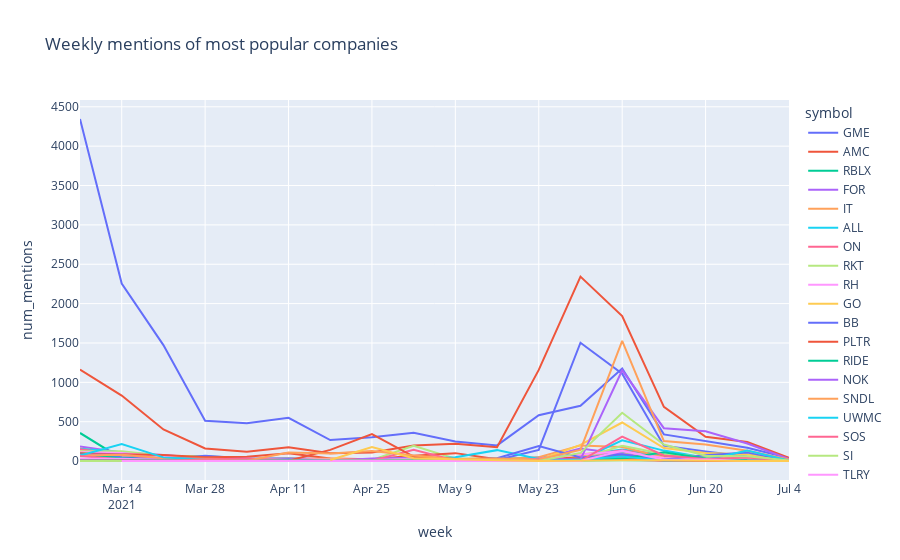

Write notebook code for a chart like this one.
### Code cell
top_symbols = mentions_weekly.loc[mentions_weekly['num_mentions'] > 100]['symbol'].unique()
top_mentions_weekly = mentions_weekly.loc[mentions_weekly['symbol'].isin(top_symbols)]
fig = px.line(top_mentions_weekly, x="week", y="num_mentions", line_group="symbol", color="symbol", title="Weekly mentions of most popular companies")
fig.show()

### Figure 1 — Plotly figure (JSON) as saved in the notebook; plotly's stock layout.template omitted (floating-point values rounded to 4 significant figures)
{"data": [{"hovertemplate": "symbol=GME<br>week=%{x}<br>num_mentions=%{y}<extra></extra>", "legendgroup": "GME", "line": {"color": "#636efa", "dash": "solid"}, "mode": "lines", "name": "GME", "orientation": "v", "showlegend": true, "type": "scatter", "x": ["2021-03-07T00:00:00+00:00", "2021-03-14T00:00:00+00:00", "2021-03-21T00:00:00+00:00", "2021-03-28T00:00:00+00:00", "2021-04-04T00:00:00+00:00", "2021-04-11T00:00:00+00:00", "2021-04-18T00:00:00+00:00", "2021-04-25T00:00:00+00:00", "2021-05-02T00:00:00+00:00", "2021-05-09T00:00:00+00:00", "2021-05-16T00:00:00+00:00", "2021-05-23T00:00:00+00:00", "2021-05-30T00:00:00+00:00", "2021-06-06T00:00:00+00:00", "2021-06-13T00:00:00+00:00", "2021-06-20T00:00:00+00:00", "2021-06-27T00:00:00+00:00", "2021-07-04T00:00:00+00:00"], "xaxis": "x", "y": [4345, 2255, 1473, 512, 481, 550, 267, 304, 359, 249, 199, 582, 703, 1176, 339, 256, 168, 39], "yaxis": "y"}, {"hovertemplate": "symbol=AMC<br>week=%{x}<br>num_mentions=%{y}<extra></extra>", "legendgroup": "AMC", "line": {"color": "#EF553B", "dash": "solid"}, "mode": "lines", "name": "AMC", "orientation": "v", "showlegend": true, "type": "scatter", "x": ["2021-03-07T00:00:00+00:00", "2021-03-14T00:00:00+00:00", "2021-03-21T00:00:00+00:00", "2021-03-28T00:00:00+00:00", "2021-04-04T00:00:00+00:00", "2021-04-11T00:00:00+00:00", "2021-04-18T00:00:00+00:00", "2021-04-25T00:00:00+00:00", "2021-05-02T00:00:00+00:00", "2021-05-09T00:00:00+00:00", "2021-05-16T00:00:00+00:00", "2021-05-23T00:00:00+00:00", "2021-05-30T00:00:00+00:00", "2021-06-06T00:00:00+00:00", "2021-06-13T00:00:00+00:00", "2021-06-20T00:00:00+00:00", "2021-06-27T00:00:00+00:00", "2021-07-04T00:00:00+00:00"], "xaxis": "x", "y": [1163, 832, 401, 160, 120, 176, 99, 110, 199, 219, 176, 1158, 2343, 1841, 688, 309, 243, 42], "yaxis": "y"}, {"hovertemplate": "symbol=RBLX<br>week=%{x}<br>num_mentions=%{y}<extra></extra>", "legendgroup": "RBLX", "line": {"color": "#00cc96", "dash": "solid"}, "mode": "lines", "name": "RBLX", "orientation": "v", "showlegend": true, "type": "scatter", "x": ["2021-03-07T00:00:00+00:00", "2021-03-14T00:00:00+00:00", "2021-03-21T00:00:00+00:00", "2021-04-04T00:00:00+00:00", "2021-04-11T00:00:00+00:00", "2021-04-18T00:00:00+00:00", "2021-04-25T00:00:00+00:00", "2021-05-02T00:00:00+00:00", "2021-05-09T00:00:00+00:00", "2021-05-23T00:00:00+00:00", "2021-05-30T00:00:00+00:00", "2021-06-06T00:00:00+00:00", "2021-06-13T00:00:00+00:00", "2021-06-20T00:00:00+00:00", "2021-06-27T00:00:00+00:00"], "xaxis": "x", "y": [357, 30, 4, 1, 11, 2, 2, 2, 18, 14, 6, 9, 5, 5, 1], "yaxis": "y"}, {"hovertemplate": "symbol=FOR<br>week=%{x}<br>num_mentions=%{y}<extra></extra>", "legendgroup": "FOR", "line": {"color": "#ab63fa", "dash": "solid"}, "mode": "lines", "name": "FOR", "orientation": "v", "showlegend": true, "type": "scatter", "x": ["2021-03-07T00:00:00+00:00", "2021-03-14T00:00:00+00:00", "2021-03-21T00:00:00+00:00", "2021-03-28T00:00:00+00:00", "2021-04-04T00:00:00+00:00", "2021-04-11T00:00:00+00:00", "2021-04-18T00:00:00+00:00", "2021-04-25T00:00:00+00:00", "2021-05-02T00:00:00+00:00", "2021-05-09T00:00:00+00:00", "2021-05-16T00:00:00+00:00", "2021-05-23T00:00:00+00:00", "2021-05-30T00:00:00+00:00", "2021-06-06T00:00:00+00:00", "2021-06-13T00:00:00+00:00", "2021-06-20T00:00:00+00:00", "2021-06-27T00:00:00+00:00", "2021-07-04T00:00:00+00:00"], "xaxis": "x", "y": [184, 109, 78, 35, 30, 35, 24, 16, 21, 21, 16, 46, 65, 110, 51, 16, 27, 6], "yaxis": "y"}, {"hovertemplate": "symbol=IT<br>week=%{x}<br>num_mentions=%{y}<extra></extra>", "legendgroup": "IT", "line": {"color": "#FFA15A", "dash": "solid"}, "mode": "lines", "name": "IT", "orientation": "v", "showlegend": true, "type": "scatter", "x": ["2021-03-07T00:00:00+00:00", "2021-03-14T00:00:00+00:00", "2021-03-21T00:00:00+00:00", "2021-03-28T00:00:00+00:00", "2021-04-04T00:00:00+00:00", "2021-04-11T00:00:00+00:00", "2021-04-18T00:00:00+00:00", "2021-04-25T00:00:00+00:00", "2021-05-02T00:00:00+00:00", "2021-05-09T00:00:00+00:00", "2021-05-16T00:00:00+00:00", "2021-05-23T00:00:00+00:00", "2021-05-30T00:00:00+00:00", "2021-06-06T00:00:00+00:00", "2021-06-13T00:00:00+00:00", "2021-06-20T00:00:00+00:00", "2021-06-27T00:00:00+00:00", "2021-07-04T00:00:00+00:00"], "xaxis": "x", "y": [160, 93, 62, 30, 21, 34, 13, 22, 23, 23, 35, 37, 82, 135, 51, 26, 27, 3], "yaxis": "y"}, {"hovertemplate": "symbol=ALL<br>week=%{x}<br>num_mentions=%{y}<extra></extra>", "legendgroup": "ALL", "line": {"color": "#19d3f3", "dash": "solid"}, "mode": "lines", "name": "ALL", "orientation": "v", "showlegend": true, "type": "scatter", "x": ["2021-03-07T00:00:00+00:00", "2021-03-14T00:00:00+00:00", "2021-03-21T00:00:00+00:00", "2021-03-28T00:00:00+00:00", "2021-04-04T00:00:00+00:00", "2021-04-11T00:00:00+00:00", "2021-04-18T00:00:00+00:00", "2021-04-25T00:00:00+00:00", "2021-05-02T00:00:00+00:00", "2021-05-09T00:00:00+00:00", "2021-05-16T00:00:00+00:00", "2021-05-23T00:00:00+00:00", "2021-05-30T00:00:00+00:00", "2021-06-06T00:00:00+00:00", "2021-06-13T00:00:00+00:00", "2021-06-20T00:00:00+00:00", "2021-06-27T00:00:00+00:00", "2021-07-04T00:00:00+00:00"], "xaxis": "x", "y": [157, 113, 50, 37, 22, 33, 22, 26, 27, 30, 20, 48, 71, 147, 76, 42, 40, 2], "yaxis": "y"}, {"hovertemplate": "symbol=ON<br>week=%{x}<br>num_mentions=%{y}<extra></extra>", "legendgroup": "ON", "line": {"color": "#FF6692", "dash": "solid"}, "mode": "lines", "name": "ON", "orientation": "v", "showlegend": true, "type": "scatter", "x": ["2021-03-07T00:00:00+00:00", "2021-03-14T00:00:00+00:00", "2021-03-21T00:00:00+00:00", "2021-03-28T00:00:00+00:00", "2021-04-04T00:00:00+00:00", "2021-04-11T00:00:00+00:00", "2021-04-18T00:00:00+00:00", "2021-04-25T00:00:00+00:00", "2021-05-02T00:00:00+00:00", "2021-05-09T00:00:00+00:00", "2021-05-16T00:00:00+00:00", "2021-05-23T00:00:00+00:00", "2021-05-30T00:00:00+00:00", "2021-06-06T00:00:00+00:00", "2021-06-13T00:00:00+00:00", "2021-06-20T00:00:00+00:00", "2021-06-27T00:00:00+00:00", "2021-07-04T00:00:00+00:00"], "xaxis": "x", "y": [150, 82, 71, 31, 23, 30, 27, 22, 36, 27, 12, 36, 66, 139, 48, 49, 47, 3], "yaxis": "y"}, {"hovertemplate": "symbol=RKT<br>week=%{x}<br>num_mentions=%{y}<extra></extra>", "legendgroup": "RKT", "line": {"color": "#B6E880", "dash": "solid"}, "mode": "lines", "name": "RKT", "orientation": "v", "showlegend": true, "type": "scatter", "x": ["2021-03-07T00:00:00+00:00", "2021-03-14T00:00:00+00:00", "2021-03-21T00:00:00+00:00", "2021-03-28T00:00:00+00:00", "2021-04-04T00:00:00+00:00", "2021-04-11T00:00:00+00:00", "2021-04-18T00:00:00+00:00", "2021-04-25T00:00:00+00:00", "2021-05-02T00:00:00+00:00", "2021-05-09T00:00:00+00:00", "2021-05-16T00:00:00+00:00", "2021-05-23T00:00:00+00:00", "2021-05-30T00:00:00+00:00", "2021-06-06T00:00:00+00:00", "2021-06-13T00:00:00+00:00", "2021-06-20T00:00:00+00:00", "2021-06-27T00:00:00+00:00", "2021-07-04T00:00:00+00:00"], "xaxis": "x", "y": [124, 126, 68, 63, 32, 22, 10, 13, 194, 31, 38, 39, 28, 99, 39, 17, 11, 1], "yaxis": "y"}, {"hovertemplate": "symbol=RH<br>week=%{x}<br>num_mentions=%{y}<extra></extra>", "legendgroup": "RH", "line": {"color": "#FF97FF", "dash": "solid"}, "mode": "lines", "name": "RH", "orientation": "v", "showlegend": true, "type": "scatter", "x": ["2021-03-07T00:00:00+00:00", "2021-03-14T00:00:00+00:00", "2021-03-21T00:00:00+00:00", "2021-03-28T00:00:00+00:00", "2021-04-04T00:00:00+00:00", "2021-04-11T00:00:00+00:00", "2021-04-18T00:00:00+00:00", "2021-04-25T00:00:00+00:00", "2021-05-02T00:00:00+00:00", "2021-05-09T00:00:00+00:00", "2021-05-16T00:00:00+00:00", "2021-05-23T00:00:00+00:00", "2021-05-30T00:00:00+00:00", "2021-06-06T00:00:00+00:00", "2021-06-13T00:00:00+00:00", "2021-06-20T00:00:00+00:00", "2021-06-27T00:00:00+00:00", "2021-07-04T00:00:00+00:00"], "xaxis": "x", "y": [114, 104, 59, 17, 20, 26, 16, 16, 22, 18, 17, 14, 42, 38, 9, 15, 14, 4], "yaxis": "y"}, {"hovertemplate": "symbol=GO<br>week=%{x}<br>num_mentions=%{y}<extra></extra>", "legendgroup": "GO", "line": {"color": "#FECB52", "dash": "solid"}, "mode": "lines", "name": "GO", "orientation": "v", "showlegend": true, "type": "scatter", "x": ["2021-03-07T00:00:00+00:00", "2021-03-14T00:00:00+00:00", "2021-03-21T00:00:00+00:00", "2021-03-28T00:00:00+00:00", "2021-04-04T00:00:00+00:00", "2021-04-11T00:00:00+00:00", "2021-04-18T00:00:00+00:00", "2021-04-25T00:00:00+00:00", "2021-05-02T00:00:00+00:00", "2021-05-09T00:00:00+00:00", "2021-05-16T00:00:00+00:00", "2021-05-23T00:00:00+00:00", "2021-05-30T00:00:00+00:00", "2021-06-06T00:00:00+00:00", "2021-06-13T00:00:00+00:00", "2021-06-20T00:00:00+00:00", "2021-06-27T00:00:00+00:00", "2021-07-04T00:00:00+00:00"], "xaxis": "x", "y": [108, 52, 25, 13, 12, 20, 18, 15, 17, 15, 11, 37, 55, 91, 30, 19, 13, 1], "yaxis": "y"}, {"hovertemplate": "symbol=BB<br>week=%{x}<br>num_mentions=%{y}<extra></extra>", "legendgroup": "BB", "line": {"color": "#636efa", "dash": "solid"}, "mode": "lines", "name": "BB", "orientation": "v", "showlegend": true, "type": "scatter", "x": ["2021-03-07T00:00:00+00:00", "2021-03-14T00:00:00+00:00", "2021-03-21T00:00:00+00:00", "2021-03-28T00:00:00+00:00", "2021-04-04T00:00:00+00:00", "2021-04-11T00:00:00+00:00", "2021-04-18T00:00:00+00:00", "2021-04-25T00:00:00+00:00", "2021-05-02T00:00:00+00:00", "2021-05-09T00:00:00+00:00", "2021-05-16T00:00:00+00:00", "2021-05-23T00:00:00+00:00", "2021-05-30T00:00:00+00:00", "2021-06-06T00:00:00+00:00", "2021-06-13T00:00:00+00:00", "2021-06-20T00:00:00+00:00", "2021-06-27T00:00:00+00:00", "2021-07-04T00:00:00+00:00"], "xaxis": "x", "y": [100, 48, 24, 69, 32, 26, 15, 12, 14, 11, 13, 142, 1503, 1110, 196, 122, 58, 11], "yaxis": "y"}, {"hovertemplate": "symbol=PLTR<br>week=%{x}<br>num_mentions=%{y}<extra></extra>", "legendgroup": "PLTR", "line": {"color": "#EF553B", "dash": "solid"}, "mode": "lines", "name": "PLTR", "orientation": "v", "showlegend": true, "type": "scatter", "x": ["2021-03-07T00:00:00+00:00", "2021-03-14T00:00:00+00:00", "2021-03-21T00:00:00+00:00", "2021-03-28T00:00:00+00:00", "2021-04-04T00:00:00+00:00", "2021-04-11T00:00:00+00:00", "2021-04-18T00:00:00+00:00", "2021-04-25T00:00:00+00:00", "2021-05-02T00:00:00+00:00", "2021-05-09T00:00:00+00:00", "2021-05-16T00:00:00+00:00", "2021-05-23T00:00:00+00:00", "2021-05-30T00:00:00+00:00", "2021-06-06T00:00:00+00:00", "2021-06-13T00:00:00+00:00", "2021-06-20T00:00:00+00:00", "2021-06-27T00:00:00+00:00", "2021-07-04T00:00:00+00:00"], "xaxis": "x", "y": [96, 83, 77, 50, 54, 98, 34, 23, 67, 101, 22, 37, 43, 63, 71, 50, 44, 7], "yaxis": "y"}, {"hovertemplate": "symbol=RIDE<br>week=%{x}<br>num_mentions=%{y}<extra></extra>", "legendgroup": "RIDE", "line": {"color": "#00cc96", "dash": "solid"}, "mode": "lines", "name": "RIDE", "orientation": "v", "showlegend": true, "type": "scatter", "x": ["2021-03-07T00:00:00+00:00", "2021-03-14T00:00:00+00:00", "2021-03-21T00:00:00+00:00", "2021-03-28T00:00:00+00:00", "2021-04-04T00:00:00+00:00", "2021-04-11T00:00:00+00:00", "2021-04-18T00:00:00+00:00", "2021-04-25T00:00:00+00:00", "2021-05-02T00:00:00+00:00", "2021-05-09T00:00:00+00:00", "2021-05-16T00:00:00+00:00", "2021-05-23T00:00:00+00:00", "2021-05-30T00:00:00+00:00", "2021-06-06T00:00:00+00:00", "2021-06-13T00:00:00+00:00", "2021-06-20T00:00:00+00:00", "2021-06-27T00:00:00+00:00", "2021-07-04T00:00:00+00:00"], "xaxis": "x", "y": [83, 37, 24, 5, 9, 11, 10, 1, 6, 6, 14, 17, 10, 120, 53, 24, 3, 3], "yaxis": "y"}, {"hovertemplate": "symbol=NOK<br>week=%{x}<br>num_mentions=%{y}<extra></extra>", "legendgroup": "NOK", "line": {"color": "#ab63fa", "dash": "solid"}, "mode": "lines", "name": "NOK", "orientation": "v", "showlegend": true, "type": "scatter", "x": ["2021-03-07T00:00:00+00:00", "2021-03-14T00:00:00+00:00", "2021-03-21T00:00:00+00:00", "2021-03-28T00:00:00+00:00", "2021-04-04T00:00:00+00:00", "2021-04-11T00:00:00+00:00", "2021-04-18T00:00:00+00:00", "2021-04-25T00:00:00+00:00", "2021-05-02T00:00:00+00:00", "2021-05-09T00:00:00+00:00", "2021-05-16T00:00:00+00:00", "2021-05-23T00:00:00+00:00", "2021-05-30T00:00:00+00:00", "2021-06-06T00:00:00+00:00", "2021-06-13T00:00:00+00:00", "2021-06-20T00:00:00+00:00", "2021-06-27T00:00:00+00:00", "2021-07-04T00:00:00+00:00"], "xaxis": "x", "y": [81, 83, 15, 5, 9, 12, 4, 33, 42, 15, 8, 25, 159, 93, 19, 16, 9, 4], "yaxis": "y"}, {"hovertemplate": "symbol=SNDL<br>week=%{x}<br>num_mentions=%{y}<extra></extra>", "legendgroup": "SNDL", "line": {"color": "#FFA15A", "dash": "solid"}, "mode": "lines", "name": "SNDL", "orientation": "v", "showlegend": true, "type": "scatter", "x": ["2021-03-07T00:00:00+00:00", "2021-03-14T00:00:00+00:00", "2021-03-21T00:00:00+00:00", "2021-03-28T00:00:00+00:00", "2021-04-04T00:00:00+00:00", "2021-04-11T00:00:00+00:00", "2021-04-18T00:00:00+00:00", "2021-04-25T00:00:00+00:00", "2021-05-02T00:00:00+00:00", "2021-05-09T00:00:00+00:00", "2021-05-16T00:00:00+00:00", "2021-05-23T00:00:00+00:00", "2021-05-30T00:00:00+00:00", "2021-06-06T00:00:00+00:00", "2021-06-13T00:00:00+00:00", "2021-06-20T00:00:00+00:00", "2021-06-27T00:00:00+00:00", "2021-07-04T00:00:00+00:00"], "xaxis": "x", "y": [70, 80, 36, 26, 22, 26, 33, 4, 34, 31, 15, 49, 199, 178, 50, 30, 22, 1], "yaxis": "y"}, {"hovertemplate": "symbol=UWMC<br>week=%{x}<br>num_mentions=%{y}<extra></extra>", "legendgroup": "UWMC", "line": {"color": "#19d3f3", "dash": "solid"}, "mode": "lines", "name": "UWMC", "orientation": "v", "showlegend": true, "type": "scatter", "x": ["2021-03-07T00:00:00+00:00", "2021-03-14T00:00:00+00:00", "2021-03-21T00:00:00+00:00", "2021-03-28T00:00:00+00:00", "2021-04-04T00:00:00+00:00", "2021-04-11T00:00:00+00:00", "2021-04-18T00:00:00+00:00", "2021-04-25T00:00:00+00:00", "2021-05-02T00:00:00+00:00", "2021-05-09T00:00:00+00:00", "2021-05-16T00:00:00+00:00", "2021-05-23T00:00:00+00:00", "2021-05-30T00:00:00+00:00", "2021-06-06T00:00:00+00:00", "2021-06-13T00:00:00+00:00", "2021-06-20T00:00:00+00:00", "2021-06-27T00:00:00+00:00", "2021-07-04T00:00:00+00:00"], "xaxis": "x", "y": [69, 216, 47, 16, 6, 16, 12, 12, 24, 50, 139, 27, 16, 265, 133, 41, 26, 1], "yaxis": "y"}, {"hovertemplate": "symbol=SOS<br>week=%{x}<br>num_mentions=%{y}<extra></extra>", "legendgroup": "SOS", "line": {"color": "#FF6692", "dash": "solid"}, "mode": "lines", "name": "SOS", "orientation": "v", "showlegend": true, "type": "scatter", "x": ["2021-03-07T00:00:00+00:00", "2021-03-14T00:00:00+00:00", "2021-03-21T00:00:00+00:00", "2021-03-28T00:00:00+00:00", "2021-04-04T00:00:00+00:00", "2021-04-11T00:00:00+00:00", "2021-04-18T00:00:00+00:00", "2021-04-25T00:00:00+00:00", "2021-05-02T00:00:00+00:00", "2021-05-09T00:00:00+00:00", "2021-05-16T00:00:00+00:00", "2021-05-23T00:00:00+00:00", "2021-05-30T00:00:00+00:00", "2021-06-06T00:00:00+00:00", "2021-06-13T00:00:00+00:00", "2021-06-20T00:00:00+00:00", "2021-06-27T00:00:00+00:00", "2021-07-04T00:00:00+00:00"], "xaxis": "x", "y": [65, 20, 7, 19, 34, 8, 3, 4, 144, 7, 1, 4, 13, 19, 5, 4, 5, 1], "yaxis": "y"}, {"hovertemplate": "symbol=SI<br>week=%{x}<br>num_mentions=%{y}<extra></extra>", "legendgroup": "SI", "line": {"color": "#B6E880", "dash": "solid"}, "mode": "lines", "name": "SI", "orientation": "v", "showlegend": true, "type": "scatter", "x": ["2021-03-07T00:00:00+00:00", "2021-03-14T00:00:00+00:00", "2021-03-21T00:00:00+00:00", "2021-03-28T00:00:00+00:00", "2021-04-04T00:00:00+00:00", "2021-04-11T00:00:00+00:00", "2021-04-18T00:00:00+00:00", "2021-04-25T00:00:00+00:00", "2021-05-02T00:00:00+00:00", "2021-05-09T00:00:00+00:00", "2021-05-16T00:00:00+00:00", "2021-05-23T00:00:00+00:00", "2021-05-30T00:00:00+00:00", "2021-06-06T00:00:00+00:00", "2021-06-13T00:00:00+00:00", "2021-06-20T00:00:00+00:00", "2021-06-27T00:00:00+00:00", "2021-07-04T00:00:00+00:00"], "xaxis": "x", "y": [30, 22, 9, 4, 7, 12, 17, 1, 7, 13, 9, 8, 33, 194, 89, 55, 38, 2], "yaxis": "y"}, {"hovertemplate": "symbol=TLRY<br>week=%{x}<br>num_mentions=%{y}<extra></extra>", "legendgroup": "TLRY", "line": {"color": "#FF97FF", "dash": "solid"}, "mode": "lines", "name": "TLRY", "orientation": "v", "showlegend": true, "type": "scatter", "x": ["2021-03-07T00:00:00+00:00", "2021-03-14T00:00:00+00:00", "2021-03-21T00:00:00+00:00", "2021-03-28T00:00:00+00:00", "2021-04-04T00:00:00+00:00", "2021-04-11T00:00:00+00:00", "2021-04-18T00:00:00+00:00", "2021-04-25T00:00:00+00:00", "2021-05-02T00:00:00+00:00", "2021-05-09T00:00:00+00:00", "2021-05-16T00:00:00+00:00", "2021-05-23T00:00:00+00:00", "2021-05-30T00:00:00+00:00", "2021-06-06T00:00:00+00:00", "2021-06-13T00:00:00+00:00", "2021-06-20T00:00:00+00:00", "2021-06-27T00:00:00+00:00", "2021-07-04T00:00:00+00:00"], "xaxis": "x", "y": [28, 28, 15, 14, 11, 24, 15, 13, 26, 9, 6, 25, 85, 124, 39, 22, 20, 3], "yaxis": "y"}, {"hovertemplate": "symbol=WKHS<br>week=%{x}<br>num_mentions=%{y}<extra></extra>", "legendgroup": "WKHS", "line": {"color": "#FECB52", "dash": "solid"}, "mode": "lines", "name": "WKHS", "orientation": "v", "showlegend": true, "type": "scatter", "x": ["2021-03-07T00:00:00+00:00", "2021-03-14T00:00:00+00:00", "2021-03-21T00:00:00+00:00", "2021-03-28T00:00:00+00:00", "2021-04-04T00:00:00+00:00", "2021-04-11T00:00:00+00:00", "2021-04-18T00:00:00+00:00", "2021-04-25T00:00:00+00:00", "2021-05-02T00:00:00+00:00", "2021-05-09T00:00:00+00:00", "2021-05-16T00:00:00+00:00", "2021-05-23T00:00:00+00:00", "2021-05-30T00:00:00+00:00", "2021-06-06T00:00:00+00:00", "2021-06-13T00:00:00+00:00", "2021-06-20T00:00:00+00:00", "2021-06-27T00:00:00+00:00", "2021-07-04T00:00:00+00:00"], "xaxis": "x", "y": [13, 4, 6, 3, 5, 2, 1, 2, 6, 4, 3, 12, 206, 490, 165, 102, 87, 7], "yaxis": "y"}, {"hovertemplate": "symbol=SPCE<br>week=%{x}<br>num_mentions=%{y}<extra></extra>", "legendgroup": "SPCE", "line": {"color": "#636efa", "dash": "solid"}, "mode": "lines", "name": "SPCE", "orientation": "v", "showlegend": true, "type": "scatter", "x": ["2021-03-07T00:00:00+00:00", "2021-03-14T00:00:00+00:00", "2021-03-21T00:00:00+00:00", "2021-03-28T00:00:00+00:00", "2021-04-04T00:00:00+00:00", "2021-04-11T00:00:00+00:00", "2021-04-18T00:00:00+00:00", "2021-04-25T00:00:00+00:00", "2021-05-02T00:00:00+00:00", "2021-05-09T00:00:00+00:00", "2021-05-16T00:00:00+00:00", "2021-05-23T00:00:00+00:00", "2021-05-30T00:00:00+00:00", "2021-06-06T00:00:00+00:00", "2021-06-13T00:00:00+00:00", "2021-06-20T00:00:00+00:00", "2021-06-27T00:00:00+00:00", "2021-07-04T00:00:00+00:00"], "xaxis": "x", "y": [11, 8, 5, 3, 6, 22, 8, 7, 13, 10, 35, 190, 45, 82, 19, 74, 109, 11], "yaxis": "y"}, {"hovertemplate": "symbol=MVIS<br>week=%{x}<br>num_mentions=%{y}<extra></extra>", "legendgroup": "MVIS", "line": {"color": "#EF553B", "dash": "solid"}, "mode": "lines", "name": "MVIS", "orientation": "v", "showlegend": true, "type": "scatter", "x": ["2021-03-07T00:00:00+00:00", "2021-03-14T00:00:00+00:00", "2021-03-21T00:00:00+00:00", "2021-03-28T00:00:00+00:00", "2021-04-04T00:00:00+00:00", "2021-04-11T00:00:00+00:00", "2021-04-18T00:00:00+00:00", "2021-04-25T00:00:00+00:00", "2021-05-02T00:00:00+00:00", "2021-05-09T00:00:00+00:00", "2021-05-16T00:00:00+00:00", "2021-05-23T00:00:00+00:00", "2021-05-30T00:00:00+00:00", "2021-06-06T00:00:00+00:00", "2021-06-13T00:00:00+00:00", "2021-06-20T00:00:00+00:00", "2021-06-27T00:00:00+00:00", "2021-07-04T00:00:00+00:00"], "xaxis": "x", "y": [7, 13, 1, 15, 6, 5, 142, 342, 58, 26, 10, 18, 28, 37, 7, 4, 3, 2], "yaxis": "y"}, {"hovertemplate": "symbol=CRSR<br>week=%{x}<br>num_mentions=%{y}<extra></extra>", "legendgroup": "CRSR", "line": {"color": "#00cc96", "dash": "solid"}, "mode": "lines", "name": "CRSR", "orientation": "v", "showlegend": true, "type": "scatter", "x": ["2021-03-07T00:00:00+00:00", "2021-03-14T00:00:00+00:00", "2021-03-21T00:00:00+00:00", "2021-03-28T00:00:00+00:00", "2021-04-04T00:00:00+00:00", "2021-04-11T00:00:00+00:00", "2021-04-18T00:00:00+00:00", "2021-04-25T00:00:00+00:00", "2021-05-02T00:00:00+00:00", "2021-05-09T00:00:00+00:00", "2021-05-16T00:00:00+00:00", "2021-05-23T00:00:00+00:00", "2021-05-30T00:00:00+00:00", "2021-06-06T00:00:00+00:00", "2021-06-13T00:00:00+00:00", "2021-06-20T00:00:00+00:00", "2021-06-27T00:00:00+00:00", "2021-07-04T00:00:00+00:00"], "xaxis": "x", "y": [6, 6, 9, 2, 2, 1, 4, 4, 18, 3, 2, 3, 14, 31, 112, 33, 11, 1], "yaxis": "y"}, {"hovertemplate": "symbol=WISH<br>week=%{x}<br>num_mentions=%{y}<extra></extra>", "legendgroup": "WISH", "line": {"color": "#ab63fa", "dash": "solid"}, "mode": "lines", "name": "WISH", "orientation": "v", "showlegend": true, "type": "scatter", "x": ["2021-03-07T00:00:00+00:00", "2021-03-14T00:00:00+00:00", "2021-03-21T00:00:00+00:00", "2021-03-28T00:00:00+00:00", "2021-04-04T00:00:00+00:00", "2021-04-11T00:00:00+00:00", "2021-04-18T00:00:00+00:00", "2021-04-25T00:00:00+00:00", "2021-05-02T00:00:00+00:00", "2021-05-09T00:00:00+00:00", "2021-05-16T00:00:00+00:00", "2021-05-23T00:00:00+00:00", "2021-05-30T00:00:00+00:00", "2021-06-06T00:00:00+00:00", "2021-06-13T00:00:00+00:00", "2021-06-20T00:00:00+00:00", "2021-06-27T00:00:00+00:00", "2021-07-04T00:00:00+00:00"], "xaxis": "x", "y": [5, 3, 4, 6, 2, 3, 3, 6, 2, 6, 2, 28, 19, 1153, 418, 378, 224, 27], "yaxis": "y"}, {"hovertemplate": "symbol=CLOV<br>week=%{x}<br>num_mentions=%{y}<extra></extra>", "legendgroup": "CLOV", "line": {"color": "#FFA15A", "dash": "solid"}, "mode": "lines", "name": "CLOV", "orientation": "v", "showlegend": true, "type": "scatter", "x": ["2021-03-07T00:00:00+00:00", "2021-03-14T00:00:00+00:00", "2021-03-21T00:00:00+00:00", "2021-03-28T00:00:00+00:00", "2021-04-04T00:00:00+00:00", "2021-04-11T00:00:00+00:00", "2021-04-18T00:00:00+00:00", "2021-04-25T00:00:00+00:00", "2021-05-02T00:00:00+00:00", "2021-05-09T00:00:00+00:00", "2021-05-16T00:00:00+00:00", "2021-05-23T00:00:00+00:00", "2021-05-30T00:00:00+00:00", "2021-06-06T00:00:00+00:00", "2021-06-13T00:00:00+00:00", "2021-06-20T00:00:00+00:00", "2021-06-27T00:00:00+00:00", "2021-07-04T00:00:00+00:00"], "xaxis": "x", "y": [4, 6, 3, 1, 4, 110, 97, 127, 70, 26, 32, 19, 141, 1527, 254, 212, 132, 19], "yaxis": "y"}, {"hovertemplate": "symbol=SOFI<br>week=%{x}<br>num_mentions=%{y}<extra></extra>", "legendgroup": "SOFI", "line": {"color": "#19d3f3", "dash": "solid"}, "mode": "lines", "name": "SOFI", "orientation": "v", "showlegend": true, "type": "scatter", "x": ["2021-03-07T00:00:00+00:00", "2021-03-14T00:00:00+00:00", "2021-03-28T00:00:00+00:00", "2021-04-04T00:00:00+00:00", "2021-04-11T00:00:00+00:00", "2021-04-18T00:00:00+00:00", "2021-05-02T00:00:00+00:00", "2021-05-16T00:00:00+00:00", "2021-05-23T00:00:00+00:00", "2021-05-30T00:00:00+00:00", "2021-06-06T00:00:00+00:00", "2021-06-13T00:00:00+00:00", "2021-06-20T00:00:00+00:00", "2021-06-27T00:00:00+00:00", "2021-07-04T00:00:00+00:00"], "xaxis": "x", "y": [4, 4, 2, 1, 1, 1, 2, 1, 1, 19, 58, 8, 13, 134, 8], "yaxis": "y"}, {"hovertemplate": "symbol=CLF<br>week=%{x}<br>num_mentions=%{y}<extra></extra>", "legendgroup": "CLF", "line": {"color": "#FF6692", "dash": "solid"}, "mode": "lines", "name": "CLF", "orientation": "v", "showlegend": true, "type": "scatter", "x": ["2021-03-07T00:00:00+00:00", "2021-03-14T00:00:00+00:00", "2021-03-21T00:00:00+00:00", "2021-03-28T00:00:00+00:00", "2021-04-04T00:00:00+00:00", "2021-04-11T00:00:00+00:00", "2021-04-18T00:00:00+00:00", "2021-04-25T00:00:00+00:00", "2021-05-02T00:00:00+00:00", "2021-05-09T00:00:00+00:00", "2021-05-23T00:00:00+00:00", "2021-05-30T00:00:00+00:00", "2021-06-06T00:00:00+00:00", "2021-06-13T00:00:00+00:00", "2021-06-20T00:00:00+00:00", "2021-06-27T00:00:00+00:00", "2021-07-04T00:00:00+00:00"], "xaxis": "x", "y": [3, 3, 3, 16, 4, 1, 3, 2, 7, 3, 2, 1, 311, 72, 26, 44, 3], "yaxis": "y"}, {"hovertemplate": "symbol=CLNE<br>week=%{x}<br>num_mentions=%{y}<extra></extra>", "legendgroup": "CLNE", "line": {"color": "#B6E880", "dash": "solid"}, "mode": "lines", "name": "CLNE", "orientation": "v", "showlegend": true, "type": "scatter", "x": ["2021-03-07T00:00:00+00:00", "2021-03-21T00:00:00+00:00", "2021-03-28T00:00:00+00:00", "2021-04-04T00:00:00+00:00", "2021-04-11T00:00:00+00:00", "2021-04-18T00:00:00+00:00", "2021-04-25T00:00:00+00:00", "2021-05-02T00:00:00+00:00", "2021-05-09T00:00:00+00:00", "2021-05-16T00:00:00+00:00", "2021-05-23T00:00:00+00:00", "2021-05-30T00:00:00+00:00", "2021-06-06T00:00:00+00:00", "2021-06-13T00:00:00+00:00", "2021-06-20T00:00:00+00:00", "2021-06-27T00:00:00+00:00", "2021-07-04T00:00:00+00:00"], "xaxis": "x", "y": [2, 1, 1, 3, 3, 5, 6, 7, 9, 1, 1, 104, 614, 210, 69, 61, 6], "yaxis": "y"}, {"hovertemplate": "symbol=WEN<br>week=%{x}<br>num_mentions=%{y}<extra></extra>", "legendgroup": "WEN", "line": {"color": "#FF97FF", "dash": "solid"}, "mode": "lines", "name": "WEN", "orientation": "v", "showlegend": true, "type": "scatter", "x": ["2021-03-14T00:00:00+00:00", "2021-03-28T00:00:00+00:00", "2021-04-18T00:00:00+00:00", "2021-05-09T00:00:00+00:00", "2021-05-30T00:00:00+00:00", "2021-06-06T00:00:00+00:00", "2021-06-13T00:00:00+00:00", "2021-06-20T00:00:00+00:00", "2021-06-27T00:00:00+00:00"], "xaxis": "x", "y": [2, 1, 1, 1, 2, 132, 16, 21, 2], "yaxis": "y"}, {"hovertemplate": "symbol=MNMD<br>week=%{x}<br>num_mentions=%{y}<extra></extra>", "legendgroup": "MNMD", "line": {"color": "#FECB52", "dash": "solid"}, "mode": "lines", "name": "MNMD", "orientation": "v", "showlegend": true, "type": "scatter", "x": ["2021-04-18T00:00:00+00:00", "2021-04-25T00:00:00+00:00", "2021-05-02T00:00:00+00:00", "2021-05-09T00:00:00+00:00", "2021-05-16T00:00:00+00:00", "2021-05-23T00:00:00+00:00", "2021-05-30T00:00:00+00:00", "2021-06-06T00:00:00+00:00", "2021-06-13T00:00:00+00:00", "2021-06-20T00:00:00+00:00", "2021-06-27T00:00:00+00:00", "2021-07-04T00:00:00+00:00"], "xaxis": "x", "y": [13, 179, 36, 19, 10, 2, 10, 12, 10, 3, 2, 1], "yaxis": "y"}], "layout": {"legend": {"title": {"text": "symbol"}, "tracegroupgap": 0}, "title": {"text": "Weekly mentions of most popular companies"}, "xaxis": {"anchor": "y", "domain": [0, 1], "title": {"text": "week"}}, "yaxis": {"anchor": "x", "domain": [0, 1], "title": {"text": "num_mentions"}}}}
